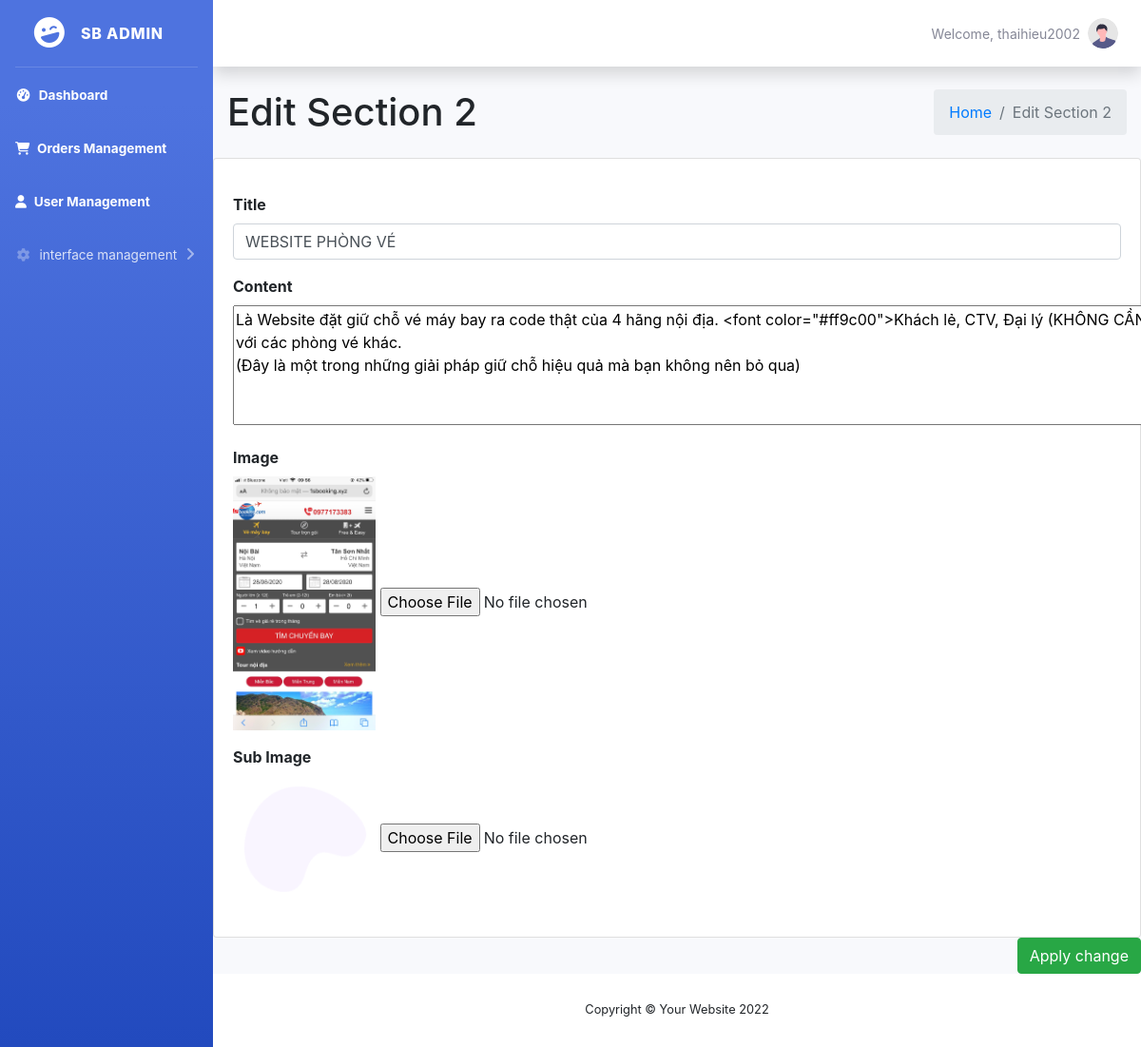
/views/editSection2.php?id=1 (signed in), run on the app's committed database.
### tables this page shows
CREATE TABLE IF NOT EXISTS `section_2` (
  `id` int(11) NOT NULL AUTO_INCREMENT,
  `title` varchar(500) NOT NULL,
  `des` varchar(500) NOT NULL,
  `image` varchar(500) NOT NULL,
  `sub_img` varchar(500) NOT NULL,
  PRIMARY KEY (`id`)
);

### models/db.php (called while the page is built)
<?php
class Db
{
	public static $connection;
    public function __construct()
    {
    if (!self::$connection) {
    self::$connection = new mysqli(DB_HOST, DB_USER, DB_PASSWORD, DB_NAME,PORT);
    self::$connection->set_charset(DB_CHARSET);
    }
    return self::$connection;
    }
}

### models/section2.php (called while the page is built, shortened)
<?php
class Section2 extends Db
{
    public function getSS2ById($id)
    {
        $sql = self::$connection->prepare("SELECT * FROM `section_2` WHERE id = " . $id);
        $sql->execute();
        $item = $sql->get_result()->fetch_all(MYSQLI_ASSOC);
        return $item;
    }
}

### views/editSection2.php (the view, shortened to what this page needs)
<?php
include "header.php";
?>
<body class="hold-transition sidebar-mini">
    <div class="wrapper">
        <div class="content-wrapper">
            <section class="content-header">
                <div class="container-fluid">
                    <div class="row mb-2">
                        <div class="col-sm-6">
                            <h1>Edit Section 2</h1>
                        </div>
                        <div class="col-sm-6">
                            <ol class="breadcrumb float-sm-right">
                                <li class="breadcrumb-item"><a href="index.php">Home</a></li>
                                <li class="breadcrumb-item active">Edit Section 2</li>
                            </ol>
                        </div>
                    </div>
                </div>
            </section>
            <section class="content">
                <form action="../controllers/section2/editSS2.php" method="post" enctype="multipart/form-data">
                    <div class="row">
                        <div class="col-md-12">
                            <?php $getSS2ById = $section2->getSS2ById($_GET['id']);
                            foreach ($getSS2ById as $values) : ?>
                                <div class="card card-primary">
                                    <div class="card-body">
                                        <div class="form-group">
                                            <label for="inputName"><b>Title</b></label>
                                            <input value="<?php echo $values['title'] ?>" type="text" id="inputName" class="form-control" name="title">
                                        </div>
                                        <div class="form-group">
                                            <label for="inputName"><b>Content</b></label>
                                            <textarea name="content" id="summernote" cols="160" rows="5"><?php echo $values['des'] ?></textarea>
                                        </div>
                                        <div class="form-group">
                                            <label for="inputName"><b>Image</b></label>
                                            <br>
                                            <img style="width:150px;" src="../public/image/<?php echo $values['image'] ?>" alt="">
                                            <input type="file" name="image1" id="fileToUpload">
                                        </div>
                                        <div class="form-group">
                                            <label for="inputName"><b>Sub Image</b></label>
                                            <br>
                                            <img style="width:150px;" src="../public/image/<?php echo $values['sub_img'] ?>" alt="">
                                            <input type="file" name="image2" id="fileToUpload">
                                        </div>
                                    </div>
                                </div>
                            <?php endforeach; ?>
                        </div>
                    </div>
                    <div class="row">
                        <div class="col-12">
                            <input type="submit" name="submit" value="Apply change" class="btn btn-success float-right">
                        </div>
                    </div>
                </form>
            </section>
        </div>
        <?php include "footer.php"; ?>

### data on the page
section_2: title "WEBSITE PHÒNG VÉ", content "Là Website đặt giữ chỗ vé máy bay ra code thật của 4 hãng nội địa. <font color=\"#ff9c00\">Khách lẻ, CTV, Đại lý (KHÔNG CẦN ĐĂNG NHẬP) có thể tra cứu báo giá và giữ chỗ tự động</font>. Tạo lợi thế cạnh tranh so với các phòng vé khác. (Đây là một trong những giải pháp giữ chỗ hiệu quả mà bạn không nên bỏ qua)", image (picture), sub_img (picture)

### other printed values
$_SESSION['user'] "thaihieu2002"
